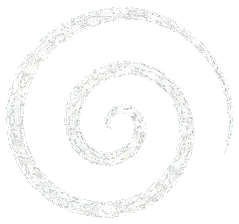
#> input picture assets/decals/chalk_01.webp, 239 x 224 px, given in place of map_01_wall_tile.png, which was not available
$ python process_assets.py
#> lines starting #> are read from the running program, lines starting #| are printed output that depends on the picture
"""assets/source/kit/*.png (사용자가 이미지 AI 로 뽑은 원본) → 게임용 webp.

- 초록 배경(#00FF00): 크로마키로 투명하게 + 가장자리 초록 번짐 제거
- 여러 개가 한 장에 모인 시트: 투명 조각별로 잘라 왼→오, 위→아래 순서로 저장
- 검은 배경 이펙트: 그대로 (게임에서 가산 합성 = 검정이 사라짐)
- 텍스처: 그대로 webp

사용: python3 -I tools/process_assets.py      (Pillow, numpy)
새 이미지는 JOBS 에 한 줄 추가한다.
"""
from pathlib import Path

import numpy as np
from PIL import Image

ROOT = Path(__file__).resolve().parent.parent
SRC = ROOT / 'assets' / 'source' / 'kit'
OUT = ROOT / 'assets'

# (원본, 처리, 결과, 긴 변 최대 px[, 붙임 거리]) — split 은 결과 이름 목록(왼→오, 위→아래)
# 붙임 거리: 이만큼(×8px) 떨어진 획까지 한 조각으로 본다. 아이콘이 촘촘히 붙은 시트는 0
JOBS = [
    ('map_01_wall_tile', 'tex', 'tex/wall', 512),
    ('map_02_floor_tile', 'tex', 'tex/floor', 512),
    ('map_03_pillar_tile', 'tex', 'tex/pillar', 512),
    ('ui_09_notebook_paper', 'tex', 'ui/paper', 512),
    ('ui_10_title_bg', 'tex', 'ui/title_bg', 1600),
    ('map_04_chalk_decals', 'split', [f'decals/chalk_{i:02d}' for i in range(1, 13)], 256),
    ('map_05_red_decals', 'split', [f'decals/red_{i:02d}' for i in range(1, 9)], 256),
    ('ui_01_logo', 'key', 'ui/logo', 900),
    ('ui_02_elem_icons', 'split', ['ui/icons/elem_black', 'ui/icons/elem_red', 'ui/icons/elem_blue', 'ui/icons/elem_yellow', 'ui/icons/elem_purple'], 128, 0),
    ('ui_03_trait_icons', 'split', ['ui/icons/trait_fly', 'ui/icons/trait_dash', 'ui/icons/trait_ranged'], 128),
    ('ui_04_portraits', 'split', ['ui/faces/shiba', 'ui/faces/bear', 'ui/faces/rabbit', 'ui/faces/cat'], 192),
    ('ui_05_spawn_btn', 'key', 'ui/spawn_btn', 640),
    ('ui_06_hp_bars', 'split', ['ui/bar_hp', 'ui/bar_boss'], 1024),
    ('ui_07_ink_pencils', 'split', ['ui/pencil_full', 'ui/pencil_half', 'ui/pencil_stub'], 512),
    ('ui_08_crosshair', 'key', 'ui/crosshair', 128),
    ('vfx_01_muzzle_flash', 'black', 'vfx/muzzle', 256),
    ('vfx_02_bullet_tracer', 'black', 'vfx/tracer', 512),
    ('vfx_03_hit_spark', 'black', 'vfx/spark', 256),
    ('vfx_04_eraser_grenade', 'key', 'vfx/grenade', 256),
    ('vfx_05_summon_circle', 'key', 'vfx/summon', 512),
    ('vfx_06_boss_summon_circle', 'black', 'vfx/summon_boss', 512),
    ('vfx_07_eraser_explosion', 'black', 'vfx/eraser_boom', 384),
    ('vfx_08_fire_proj', 'black', 'vfx/proj_red', 192),
    ('vfx_09_ice_proj', 'black', 'vfx/proj_blue', 192),
    ('vfx_10_lightning_proj', 'black', 'vfx/proj_yellow', 192),
    ('vfx_11_poison_proj', 'black', 'vfx/proj_purple', 192),
]


# [73 lines left out: functions chroma_key, trim, black_trim, pieces, not called in this run]


def fit(im: Image.Image, size: int) -> Image.Image:
    k = min(1, size / max(im.size))
    return im.resize((max(1, round(im.width * k)), max(1, round(im.height * k))), Image.LANCZOS) if k < 1 else im


def save(im: Image.Image, name: str, size: int):
    p = OUT / f'{name}.webp'
    p.parent.mkdir(parents=True, exist_ok=True)
    fit(im, size).save(p, 'WEBP', quality=90, method=6)


def main():
    for job in JOBS:
        src, kind, out, size = job[:4]
        reach = job[4] if len(job) > 4 else 2
        im = Image.open(SRC / f'{src}.png')
#> im is the input picture: PIL image 239x224 RGBA; mean R, G, B, A 90, 90.8, 90.3, 48.1
        if kind == 'tex':
            save(im.convert('RGB'), out, size)
#> in fit, `return im.resize((max(1, round(im.width * k)), max(1, round(im.height ..`:
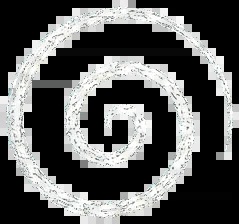
#> returned value: PIL image 239x224 RGB; mean R, G, B 90, 90.8, 90.3
        elif kind == 'black':
            save(black_trim(im.convert('RGB')), out, size)
        elif kind == 'key':
            save(trim(chroma_key(im)), out, size)
        elif kind == 'split':
            rgba = chroma_key(im)
            boxes = pieces(rgba, len(out), reach)
            if len(boxes) != len(out):
                print(f'!! {src}: 조각 {len(boxes)}개 (기대 {len(out)}개)')
            for name, box in zip(out, boxes):
                save(trim(rgba.crop(box)), name, size)
        print('ok', src)
#> pass 2 of the loop in main, `for job in JOBS:`:
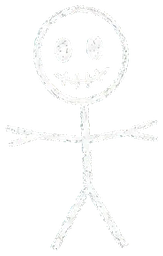
#> input picture assets/decals/chalk_02.webp, 163 x 256 px, given in place of map_02_floor_tile.png, which was not available
#> in main, im is the input picture: PIL image 163x256 RGBA; mean R, G, B, A 90.6, 91.3, 90.9, 35.5
#> in fit (call 2), `return im.resize((max(1, round(im.width * k)), max(1, round(im.height ..`:
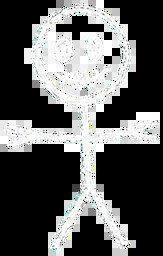
#> returned value: PIL image 163x256 RGB; mean R, G, B 90.6, 91.3, 90.9


if __name__ == '__main__':
#> (the run stopped early here; a loop or call above may not have finished)
